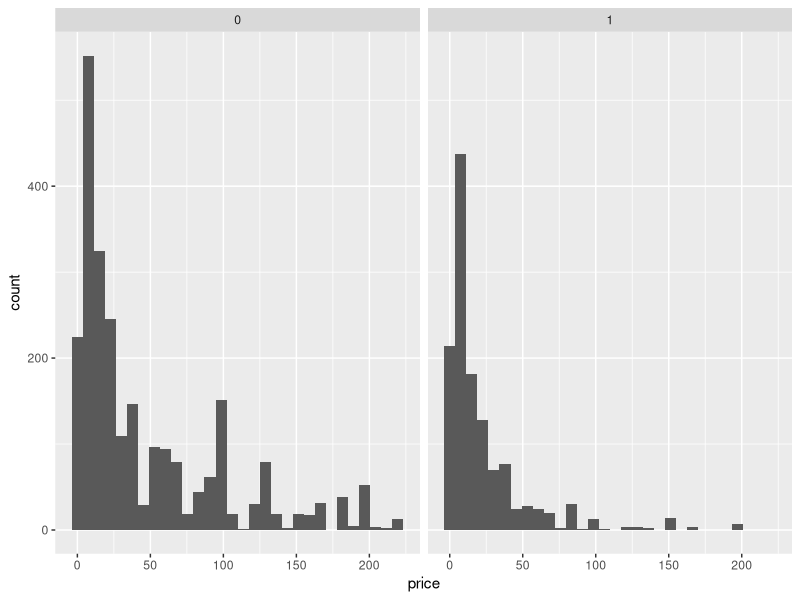
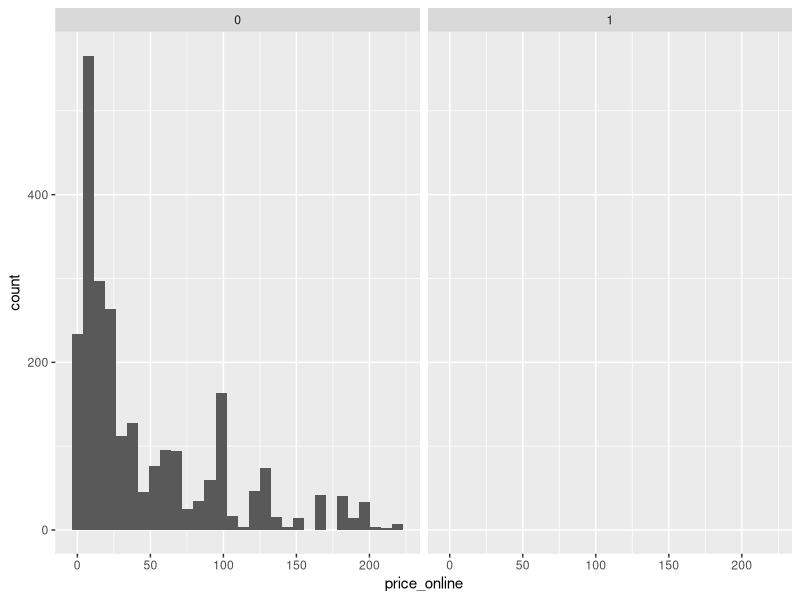
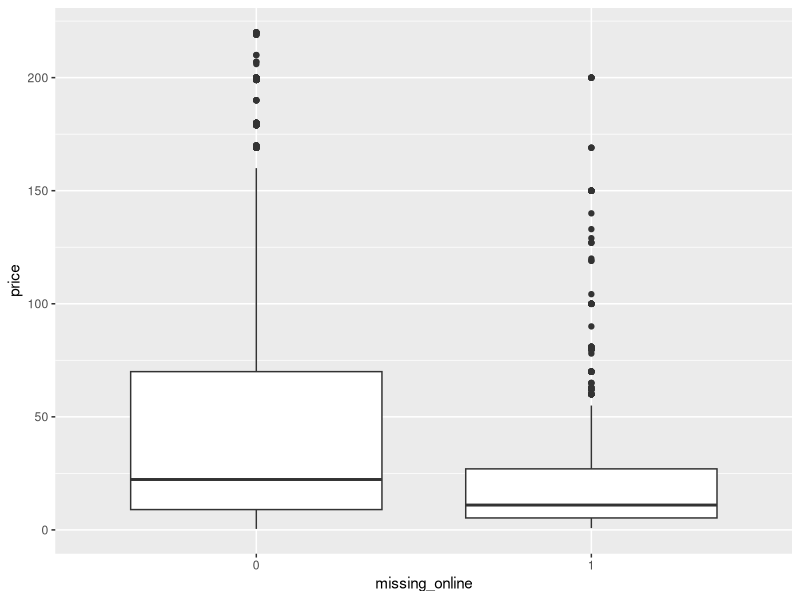
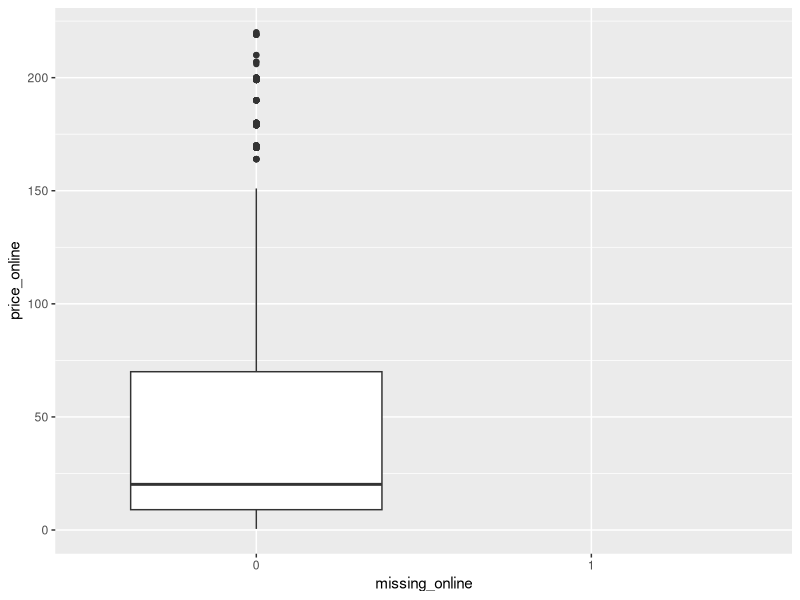

Write R code to recreate these figures, in order.
#Problem Set 3
rm(list=ls())
library(data.table)
# 1.	Use the amazon_compare.csv file and load it into R.
amazon <- read.csv("amazon_compare.csv")

# 2.	Do steps 2-3 exactly as you did in PS1. 
# The random number generator should be from the same distribution as in PS1. 
# What type of sampling is this?
sum(is.na(amazon$price))
sum(is.na(amazon$price_online))

amazon2 <- amazon[which(!is.na(amazon$price) & !is.na(amazon$price_online)),]

amazon3 <- amazon2[which(amazon2$price <= quantile(amazon2$price, prob = 0.99) & 
                           amazon2$price_online <= quantile(amazon2$price_online, prob = 0.99)),]

set.seed(31)
amazon3$id_rand <- rnorm(nrow(amazon3), mean = 0, sd = 1)
amazon4 <- amazon3[order(amazon3$id_rand, decreasing = FALSE),]
amazon4 <- amazon4[1:1000,]
#This is simple random samlping.

# 3.	Copy-paste your answer in Q4 in PS1.
mean(amazon3$price)
sd(amazon3$price)
sd(amazon3$price)^2
quantile(amazon3$price, probs = c(0, 0.25, 0.5, 0.75, 1))
quantile(amazon3$price, probs = seq(from = 0, to = 1, by = 0.1))

mean(amazon3$price_online)
sd(amazon3$price_online)
sd(amazon3$price_online)^2
quantile(amazon3$price_online, probs = c(0, 0.25, 0.5, 0.75, 1))
quantile(amazon3$price_online, probs = seq(from = 0, to = 1, by = 0.1))

# 4. Use a t-test: compare the means of price and online price
# H0 = means are the same
# Ha = means are different, they are not equal

t.test(amazon3$price == amazon3$price_online, alternative = c('two.sided'))

# extremely small p value. We can reject the null hypothesis. They are not the same.

# Question 5

x <- mean(amazon3$price_online)
t.test(amazon3$price, mu=x) # gives p value > 0.05: the means are not different. Fail to reject the Null

y <- mean(amazon3$price)
t.test(amazon3$price_online, mu=y) # gives p value > 0.05: the means are not different. Fail to reject the Null

# Question 6.	Use once again the original dataset and drop observations 
# for that are above the 95 percentile of the price variable.

amazon5 <- amazon[which(amazon$price <= quantile(amazon$price, prob = 0.95)),]


#7.	Generate a dummy variable taking value one if price_online is missing and zero otherwise. 
# Call this variable missing_online. 
# Make histograms and boxplots of price and price_amazon for each value of this indicator variable. 
# What can you say with respect to these conditional distribu-tions?

amazon5$missing_online <- ifelse(is.na(amazon5$price_online), 1, 0)
amazon5$missing_online <- factor(amazon5$missing_online)

library(ggplot2)
ggplot(amazon5, aes(price)) + geom_histogram() + facet_wrap(~missing_online)
ggplot(amazon5, aes(price_online)) + geom_histogram() + facet_wrap(~missing_online)

ggplot(amazon5, aes(missing_online, price)) + geom_boxplot()
ggplot(amazon5, aes(missing_online, price_online)) + geom_boxplot()

#8. Compare the means of the variables price and price_amazon variables across the two groups of the missing_online.

amazon5 <- data.table(amazon5) # creating a data.table object
amazon5[, lapply(.SD, mean), by = missing_online, .SDcols = c("price", "price_amazon")] # computing the means of
# price and price_amazon grouped by missing_online (dummy variable with 0s and 1s)

#9.	Compare the means of the variables price and  price_amazon and for each of the different retailers (or good categories).
# For which retailers (or good categories) you see no differences in the means of price and price_amazon?
# For which retailers (or good categories) do you see a difference in means the prices and price_amazon?

str(amazon5)
amazon5[, lapply(.SD, mean), by = category, .SDcols = c("price", "price_amazon")]
amazon5[, lapply(.SD, mean), by = retailer_s, .SDcols = c("price", "price_amazon")]
amazon5[, lapply(.SD, mean), by = list(category, retailer_s), .SDcols = c("price", "price_amazon")]

#10. Due to the knowledge from PS2_part2 and the above evidence, can you say anything wether the observations
# missing in the online price are missing at random?

# Please find our answer in the pdf.

amazon6 <- amazon[is.na(amazon$price_online),]
amazon6 <- data.table(amazon6)
amazon6[, lapply(.SD, mean), by = category, .SDcols = c("price", "price_amazon")]
amazon6[, lapply(.SD, mean), by = retailer_s, .SDcols = c("price", "price_amazon")]
amazon6[, lapply(.SD, mean), by = list(category, retailer_s), .SDcols = c("price", "price_amazon")]

amazon7 <- amazon6[which(amazon6$price <= quantile(amazon6$price, prob = 0.95)),]
amazon7 <- data.table(amazon7)
amazon7[, lapply(.SD, mean), by = category, .SDcols = c("price", "price_amazon")]
amazon7[, lapply(.SD, mean), by = retailer_s, .SDcols = c("price", "price_amazon")]
amazon7[, lapply(.SD, mean), by = list(category, retailer_s), .SDcols = c("price", "price_amazon")]

#11. Do the same procedure as 10 in PS2_part2. What type of sampling is this?

set.seed(31)
amazon5$id_rand <- runif(nrow(amazon5), min = 0, max = 1)

#12.	Sort id_rand and select the first 100 observations in your dataset. Construct a 95 percent confidence interval (CI)
# for the mean of price. Interpret this confidence interval. What does a narrower confidence interval mean? Is the mean
# of price you got in 6 included in this interval? Should it be included?

# sorting by id_rand
amazon5 <- amazon5[order(amazon5$id_rand),]

# selecting the first hundred observation and computing mean and standard deviation
a <- 1
b <- 100
sample_size <- b-a+1
sd_dev <- amazon5[a:b, sd(price)]
mean <- amazon5[a:b, mean(price)]
CI_left <- mean-qnorm(0.975)*sd_dev/sqrt(sample_size)
CI_right <- mean+qnorm(0.975)*sd_dev/sqrt(sample_size)

Q12 <- c(sample_size, mean, sd_dev, CI_left, CI_right)

#13.	Repeat 11, sort id_rand and select and select the first 200 observations in your dataset make summary statistics for price.
#Construct a 95 percent (CI) for the mean of price. How does this confidence interval compare to the one in 12?
#Does this CI include the mean of price in 6? (Non mandatory!)

a <- 1
b <- 200
sample_size <- b-a+1
sd_dev <- amazon5[a:b, sd(price)]
mean <- amazon5[a:b, mean(price)]
CI_left <- mean-qnorm(0.975)*sd_dev/sqrt(sample_size)
CI_right <- mean+qnorm(0.975)*sd_dev/sqrt(sample_size)

Q13 <- c(sample_size, mean, sd_dev, CI_left, CI_right)

#14.	Repeat 11, sort id_rand and select and select the first and select the first 300 observations in your dataset make
#summary statistics for price. Construct a 95 percent (CI) for the mean of price. How does this confidence interval compare
# to the one in12 and 13? Does this CI include the mean of price in 6? (Non mandatory!)

a <- 1
b <- 300
sample_size <- b-a+1
sd_dev <- amazon5[a:b, sd(price)]
mean <- amazon5[a:b, mean(price)]
CI_left <- mean-qnorm(0.975)*sd_dev/sqrt(sample_size)
CI_right <- mean+qnorm(0.975)*sd_dev/sqrt(sample_size)

Q14 <- c(sample_size, mean, sd_dev, CI_left, CI_right)


#15.	Repeat 11, sort id_rand and select and select the first and select the first 1000 observations in your dataset make summary
# statistics for price. Construct a 95 percent (CI) for the mean of price. How does this confidence interval compare to the one
# in 12, 13 and 14? Does this CI include the mean of price in 6?

a <- 1
b <- 1000
sample_size <- b-a+1
sd_dev <- amazon5[a:b, sd(price)]
mean <- amazon5[a:b, mean(price)]
CI_left <- mean-qnorm(0.975)*sd_dev/sqrt(sample_size)
CI_right <- mean+qnorm(0.975)*sd_dev/sqrt(sample_size)

Q15 <- c(sample_size, mean, sd_dev, CI_left, CI_right)

CI_matrix <- matrix(c(Q12, Q13, Q14, Q15), nrow = 4, byrow = TRUE, dimnames = list(c("Q12", "Q13", "Q14", "Q15"), c("sample size", "sample mean", "sample st dev", "interval_left", "interval_right")))
CI_matrix

#16.	Add 1 as the last digit in your seed, example if your group number is 106 your seed should be set as 1061 and repeat 12-15.
# Have you answers changed? (Non mandatory for part-time students!)



#17.	In your opinion how would your answers in points 12-15 change, if instead of using 95 percent (CI) you use a 90 or 99 percent (CI)?



#18.	Many times in Data Analysis we need to generate new variables from the existing dataset as well as transform the existing ones.
# Create a new variable which takes on the number of times each date (“date” variable) is found in the dataset. Call this variable
# times_date. What type of variable is this? Do the following transformations:
# normalization (times_date-min(times_date)/max(times_date)-min(times_date)), standardization (times_date-mean(times_date)/sd(times_date))
# and logarithmic (log(times_date)). What can you say about these transformations?
